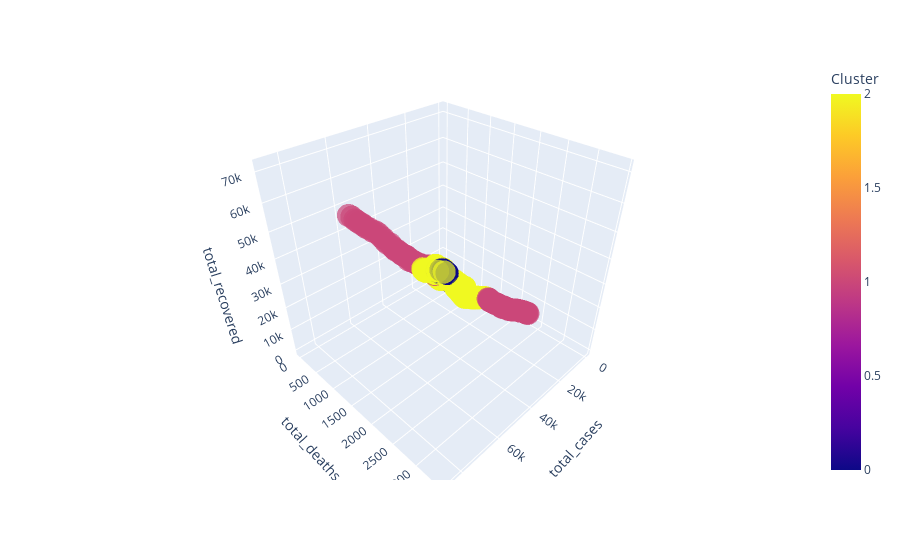

Here is the notebook cell this chart was saved with:
### Code cell
# Visualize the clusters 3d (Total Cases, Total Deaths, Total Recovered)
fig = px.scatter_3d(X, x='total_cases', y='total_deaths', z='total_recovered', color='Cluster', opacity=0.7)
fig.show()

### Figure 1 — Plotly figure (JSON) as saved in the notebook; plotly's stock layout.template omitted (floating-point values rounded to 4 significant figures; data arrays with more than 128 entries replaced by an {"elided": "..."} marker saying what was removed)
{"data": [{"hovertemplate": "total_cases=%{x}<br>total_deaths=%{y}<br>total_recovered=%{z}<br>Cluster=%{marker.color}<extra></extra>", "legendgroup": "", "marker": {"color": {"elided": "6873 int values"}, "coloraxis": "coloraxis", "opacity": 0.7, "symbol": "circle"}, "mode": "markers", "name": "", "scene": "scene", "showlegend": false, "type": "scatter3d", "x": {"elided": "6873 int values"}, "y": {"elided": "6873 int values"}, "z": {"elided": "6873 int values"}}], "layout": {"coloraxis": {"colorbar": {"title": {"text": "Cluster"}}, "colorscale": [[0, "#0d0887"], [0.1111, "#46039f"], [0.2222, "#7201a8"], [0.3333, "#9c179e"], [0.4444, "#bd3786"], [0.5556, "#d8576b"], [0.6667, "#ed7953"], [0.7778, "#fb9f3a"], [0.8889, "#fdca26"], [1, "#f0f921"]]}, "legend": {"tracegroupgap": 0}, "margin": {"t": 60}, "scene": {"domain": {"x": [0, 1], "y": [0, 1]}, "xaxis": {"title": {"text": "total_cases"}}, "yaxis": {"title": {"text": "total_deaths"}}, "zaxis": {"title": {"text": "total_recovered"}}}}}
